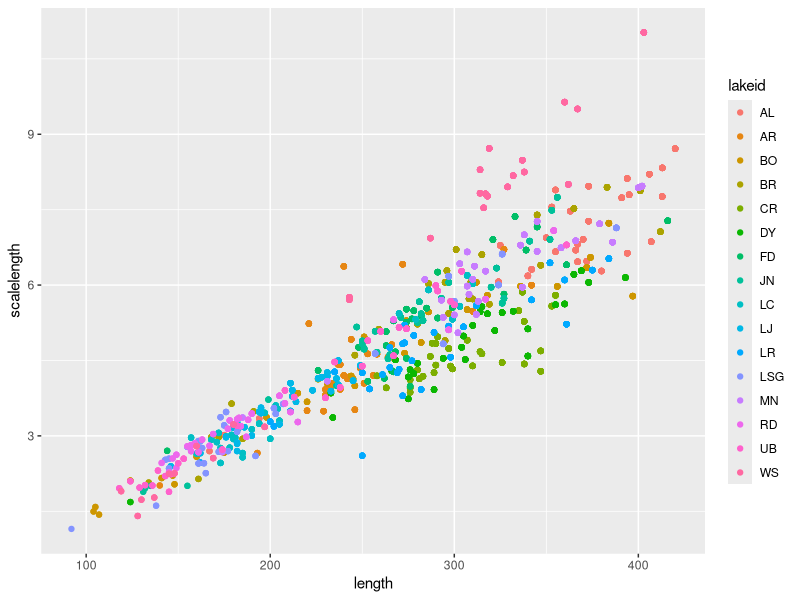
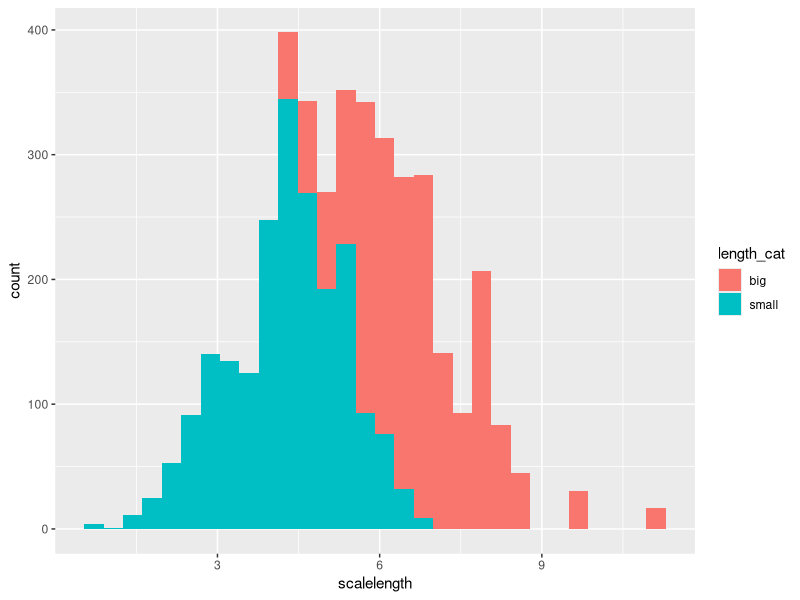

These charts were generated, in order, by the following R code:
fish_data = read.csv("Gaeta_etal_CLC_data_1.csv")
library(dplyr)
fish_data_cat = fish_data %>%
  mutate(length_cat = ifelse(length > 200, "big", "small"))
fish_data_cat = fish_data %>%
  mutate(length_cat = ifelse(length > 300, "big", "small"))
fish_data_cat_filter <- filter(fish_data_cat, scalelength > 1)
library(tidyverse)
ggplot(data = fish_data_cat_filter) + 
geom_point(mapping = aes(x = length, y = scalelength, color = lakeid))


#Plot histogram of scale length by fish categorical size
ggplot(fish_data_cat, aes(x = scalelength, fill = length_cat)) +
  geom_histogram()
